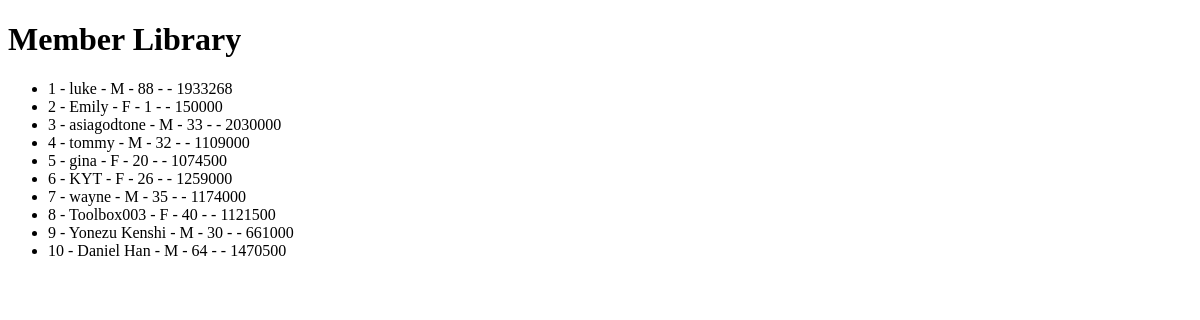
Before: / with the older database file.
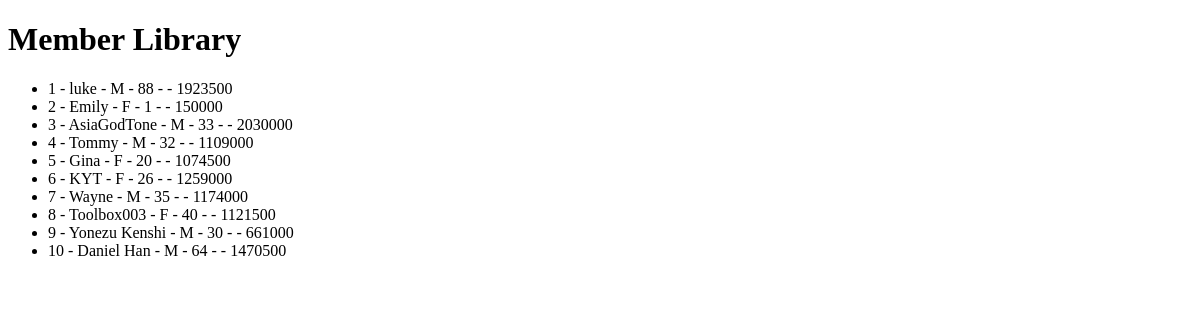
After: the same page with the newer database file.
### pj.py (models this page shows, shortened)
class Member(db.Model):
    __tablename__ = "member"
    id = db.Column(db.Integer, primary_key=True)
    member_name = db.Column(db.String(50), nullable=False)
    sex = db.Column(db.String(50), nullable=False)
    age = db.Column(db.Integer, nullable=False)
    monetary = db.Column(db.Integer, nullable=False)
    db_member_order = db.relationship("Order", backref="member")

### pj.py (the view)
@app.route('/')
def home():
    all_members = db.session.query(Member).all()
    print(all_members)
    return render_template("index.html", members=all_members)

### templates/index.html (shortened to what this page needs)
<!DOCTYPE html>
<html lang="en">
<head>
</head>
<body>
<h1>Member Library</h1>
<ul>
    {% for member in members %}
    <li>
        {{member.id}} - {{member.member_name}} - {{member.sex}} - {{member.age}} - {{member.residence}} -
        {{member.monetary}}
    </li>
    {% endfor %}
</ul>
</body>
</html>

Changed rows visible on the page:
changed Member "luke": monetary "1933268" → "1923500"
changed Member id 3: member_name "asiagodtone" → "AsiaGodTone"
changed Member id 4: member_name "tommy" → "Tommy"
changed Member id 5: member_name "gina" → "Gina"
changed Member id 7: member_name "wayne" → "Wayne"
